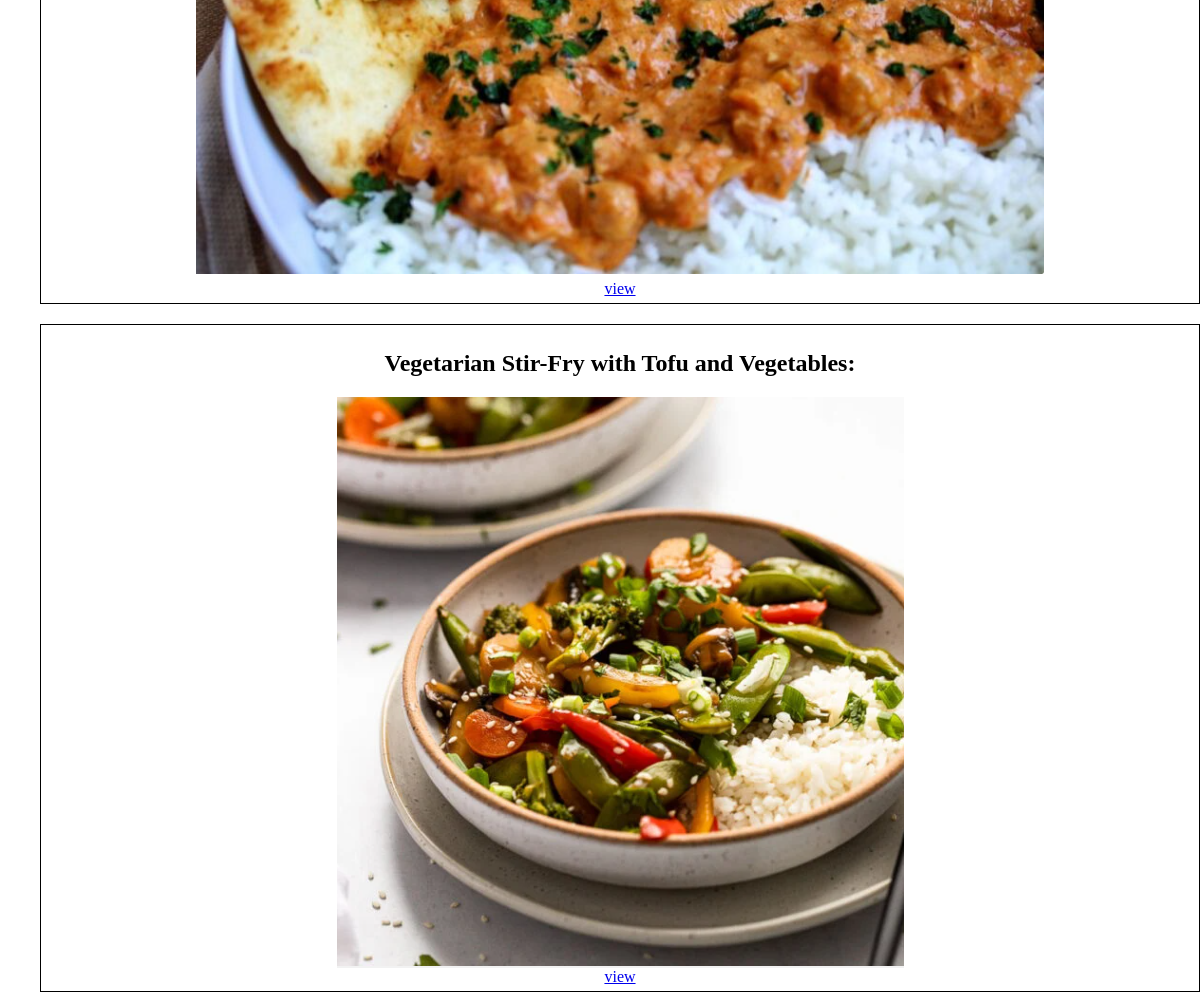
The page /list/ (middle part) on the database as committed earlier.
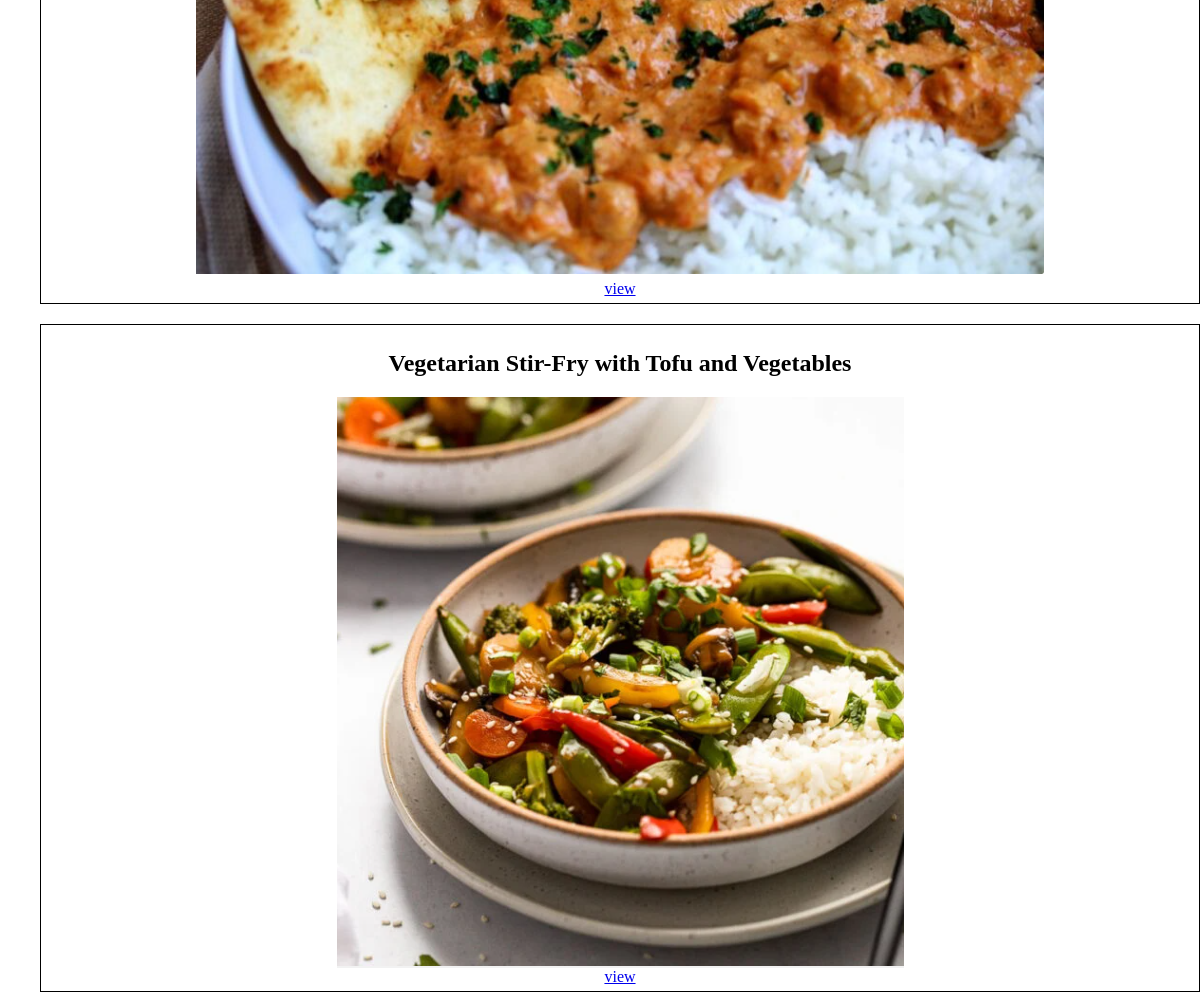
The same page on the database as committed later.
### recipes/models.py (models this page shows, shortened)
class Recipe(models.Model):
    title = models.CharField(max_length=200)
    author = models.ForeignKey(User, on_delete=models.CASCADE, default='', null=True)
    category = models.ForeignKey(Category, on_delete=models.CASCADE)
    description = models.TextField(max_length=2000)
    ingredients = models.CharField(max_length=2000, default='')
    instructions = models.CharField(max_length=2000, default='')
    image = models.ImageField(upload_to='images/', default='')

### recipes/views.py (the view)
# urls.py: path('list/', views.RecipeListView.as_view(), name="recipes-list"),
class RecipeListView(ListView):
    model = models.Recipe
    template_name = 'Recipes_list.html'
    context_object_name = 'recipes'

### templates/Recipes_list.html (shortened to what this page needs)
{% extends 'base.html' %}
{% block content %}
    <div class="recipes">
        <ul>
            {% for recipe in recipes %}
                <div class="box">
                    <h2>{{ recipe.title }}</h2>
                    {% if recipe.image %}
                        <img class="recipe_img" src="{{ recipe.image.url }}">
                    {% endif %}
                    <li><a href="{% url 'recipe-detail' recipe.pk %}">view</a></li>
                </div>
            {% endfor %}
        </ul>
    </div>
{% endblock %}

Rows that differ between the two databases and show on the page:
changed Recipe: title "Vegetarian Stir-Fry with Tofu and Vegetables:" → "Vegetarian Stir-Fry with Tofu and Vegetables"
